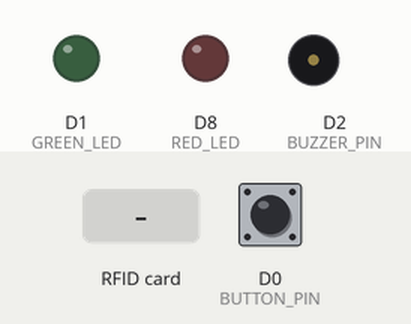
The sketch below on a simulated ESP8266 (NodeMCU). On the bench: output pins drawn as LEDs (lit = HIGH), buzzer (waves = sounding, pin HIGH). Dashed ring = blinking. Inputs (shaded band) come from the test bench; at power-on: D0 (BUTTON_PIN) HIGH. WiFi joins after 1.5 s; servers stay silent unless stated; uploads are accepted with an empty reply; what the sketch prints to the serial monitor is not drawn.

Above: at 2.7 s.
2.8 s: RFID card 5E 7A 19 C4 held to the reader
At 3.08 s:
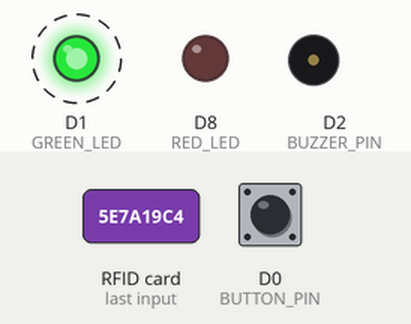
5.8 s: D0 (BUTTON_PIN) pulled LOW for 0.15 s
Timing chart, 0 to 8.8 s (numbered marks = the images above; inputs shaded):
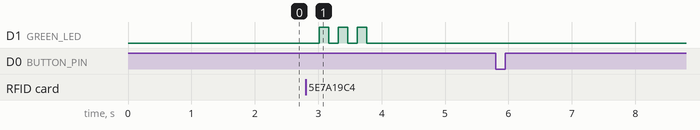

Measured:
- after the input at 2.8 s, D1 (GREEN_LED): alternates HIGH for 0.15 s and LOW for 0.15 s, 6 changes in all, then stays LOW, starting after 0.21 s
- after the input at 5.8 s, every drawn part: stays the same

The sketch:

buffet.ino
```cpp
#include <ESP8266WiFi.h>
#include <ESP8266HTTPClient.h>
#include <SPI.h>
#include <MFRC522.h>

// WiFi Credentials
const char* ssid = "P";
const char* password = "stranger";

// Backend endpoints
const String verifyUrl = "http://192.168.75.29:5000/verify_order";
const String skipUrl = "http://192.168.75.29:5000/proceed_next_order";

// RC522 Pins
#define SS_PIN D4   // GPIO2
#define RST_PIN D3  // GPIO0
MFRC522 rfid(SS_PIN, RST_PIN);

// IO Pins
#define GREEN_LED D1    // GPIO5
#define RED_LED D8      // GPIO15
#define BUTTON_PIN D0   // GPIO16 (no interrupt)
#define BUZZER_PIN D2   // GPIO4

unsigned long lastButtonPress = 0;
const unsigned long debounceDelay = 500;

void setup() {
  Serial.begin(115200);
  SPI.begin();       // RC522 uses D5 (SCK), D6 (MISO), D7 (MOSI)
  rfid.PCD_Init();

  pinMode(GREEN_LED, OUTPUT);
  pinMode(RED_LED, OUTPUT);
  pinMode(BUZZER_PIN, OUTPUT);
  pinMode(BUTTON_PIN, INPUT_PULLUP);  // Active LOW

  digitalWrite(GREEN_LED, LOW);
  digitalWrite(RED_LED, LOW);
  digitalWrite(BUZZER_PIN, LOW);

  // WiFi Connect
  WiFi.begin(ssid, password);
  Serial.print("Connecting to WiFi");
  while (WiFi.status() != WL_CONNECTED) {
    delay(500); Serial.print(".");
  }
  Serial.println("\nConnected! IP: " + WiFi.localIP().toString());
}

void loop() {
  // Check for RFID tag
  if (rfid.PICC_IsNewCardPresent() && rfid.PICC_ReadCardSerial()) {
    String rfid_uid = "";
    for (byte i = 0; i < rfid.uid.size; i++) {
      rfid_uid += String(rfid.uid.uidByte[i], HEX);
    }
    rfid_uid.toUpperCase();
    Serial.println("Scanned RFID: " + rfid_uid);

    // Send to backend for verification
    sendVerification(rfid_uid);

    rfid.PICC_HaltA();
    rfid.PCD_StopCrypto1();
    delay(2000);  // Delay between scans
  }

// Debounced button press to skip order
static bool buttonPreviouslyPressed = false;
bool buttonPressed = (digitalRead(BUTTON_PIN) == LOW);
unsigned long currentTime = millis();

if (buttonPressed && !buttonPreviouslyPressed && (currentTime - lastButtonPress > debounceDelay)) {
  // Button just pressed and debounce delay passed
  Serial.println("Skip button pressed!");
  skipToNextOrder();
  lastButtonPress = currentTime;
  buttonPreviouslyPressed = true;
} else if (!buttonPressed && buttonPreviouslyPressed) {
  // Button released
  buttonPreviouslyPressed = false;
}

}

void sendVerification(String uid) {
  if (WiFi.status() != WL_CONNECTED) {
    Serial.println("WiFi not connected.");
    return;
  }

  HTTPClient http;
  WiFiClient client;
  http.begin(client, verifyUrl);
  http.addHeader("Content-Type", "application/json");

  String payload = "{\"rfid\":\"" + uid + "\"}";
  int httpCode = http.POST(payload);

  if (httpCode > 0) {
    String response = http.getString();
    Serial.println("Server Response: " + response);

    if (httpCode == 200) {
  Serial.println("Verification successful");
  blinkGreenLED();
}else {
      errorFeedback();    // red LED blink
    }
  } else {
    Serial.println("HTTP Request failed: " + String(httpCode));
    errorFeedback();
  }
  http.end();
}

void skipToNextOrder() {
  if (WiFi.status() != WL_CONNECTED) return;

  HTTPClient http;
  WiFiClient client;
  http.begin(client, skipUrl);
  int httpCode = http.POST("");  // No payload needed

  if (httpCode > 0) {
    Serial.println("Skip Request Sent. Code: " + String(httpCode));
  } else {
    Serial.println("Failed to send skip request.");
  }
  http.end();
}

void successFeedback() {
  digitalWrite(GREEN_LED, HIGH);
  digitalWrite(BUZZER_PIN, HIGH);
  delay(500);
  digitalWrite(GREEN_LED, LOW);
  digitalWrite(BUZZER_PIN, LOW);
}
void blinkGreenLED() {
  for (int i = 0; i < 3; i++) {
    digitalWrite(GREEN_LED, HIGH);
    delay(150);
    digitalWrite(GREEN_LED, LOW);
    delay(150);
  }
}
void errorFeedback() {
  for (int i = 0; i < 3; i++) {
    digitalWrite(RED_LED, HIGH);
    delay(200);
    digitalWrite(RED_LED, LOW);
    delay(200);
  }
}
```
